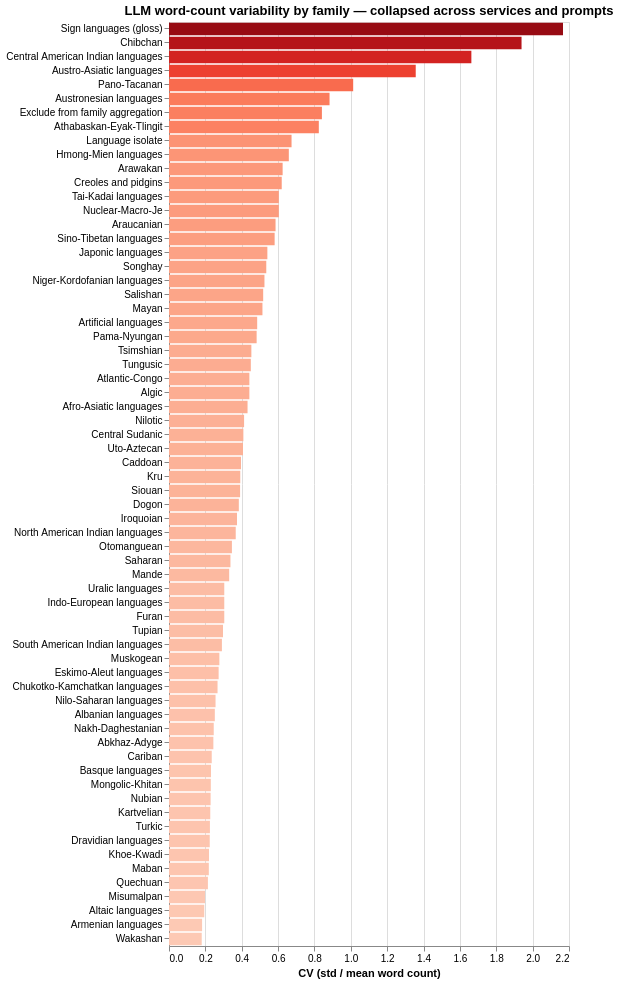

Here is the notebook cell this chart was saved with:
### Code cell
fam_cv = (
    wc_long.groupby("family_grouped")["word_count"]
    .agg(n="count", mean="mean", std="std")
    .assign(cv=lambda d: d["std"] / d["mean"])
    .dropna(subset=["cv"])
    .sort_values("cv", ascending=False)
    .reset_index()
    .round(3)
)

fam_bar = alt.Chart(fam_cv).mark_bar().encode(
    y=alt.Y("family_grouped:N", sort=alt.EncodingSortField("cv", order="descending"), title=None),
    x=alt.X("cv:Q", title="CV (std / mean word count)"),
    color=alt.Color("cv:Q", scale=alt.Scale(scheme="reds"), legend=None),
    tooltip=[
        "family_grouped:N",
        alt.Tooltip("cv:Q", format=".3f", title="CV"),
        alt.Tooltip("mean:Q", format=".2f", title="mean words"),
        alt.Tooltip("n:Q", title="translation rows"),
    ],
).properties(
    width=400,
    height=max(240, len(fam_cv) * 14),
    title="LLM word-count variability by family — collapsed across services and prompts",
)

display(fam_bar)

### Figure 1 — Vega specification as saved in the notebook (floating-point values rounded to 4 significant figures)
{"$schema": "https://vega.github.io/schema/vega/v6.json", "data": [{"name": "source_0"}, {"name": "data_0", "values": [{"cv": 2.167, "cv_end": 2.167, "cv_start": 0.0, "family_grouped": "Sign languages (gloss)", "mean": 8.438, "n": 32}, {"cv": 1.939, "cv_end": 1.939, "cv_start": 0.0, "family_grouped": "Chibchan", "mean": 4.586, "n": 29}, {"cv": 1.663, "cv_end": 1.663, "cv_start": 0.0, "family_grouped": "Central American Indian languages", "mean": 3.433, "n": 30}, {"cv": 1.357, "cv_end": 1.357, "cv_start": 0.0, "family_grouped": "Austro-Asiatic languages", "mean": 2.421, "n": 458}, {"cv": 1.013, "cv_end": 1.013, "cv_start": 0.0, "family_grouped": "Pano-Tacanan", "mean": 3.607, "n": 28}, {"cv": 0.883, "cv_end": 0.883, "cv_start": 0.0, "family_grouped": "Austronesian languages", "mean": 2.758, "n": 2648}, {"cv": 0.841, "cv_end": 0.841, "cv_start": 0.0, "family_grouped": "Exclude from family aggregation", "mean": 2.286, "n": 28}, {"cv": 0.824, "cv_end": 0.824, "cv_start": 0.0, "family_grouped": "Athabaskan-Eyak-Tlingit", "mean": 3.216, "n": 385}, {"cv": 0.674, "cv_end": 0.674, "cv_start": 0.0, "family_grouped": "Language isolate", "mean": 2.482, "n": 407}, {"cv": 0.659, "cv_end": 0.659, "cv_start": 0.0, "family_grouped": "Hmong-Mien languages", "mean": 5.976, "n": 123}, {"cv": 0.625, "cv_end": 0.625, "cv_start": 0.0, "family_grouped": "Arawakan", "mean": 2.717, "n": 92}, {"cv": 0.62, "cv_end": 0.62, "cv_start": 0.0, "family_grouped": "Creoles and pidgins", "mean": 2.611, "n": 576}, {"cv": 0.604, "cv_end": 0.604, "cv_start": 0.0, "family_grouped": "Tai-Kadai languages", "mean": 1.526, "n": 344}, {"cv": 0.604, "cv_end": 0.604, "cv_start": 0.0, "family_grouped": "Nuclear-Macro-Je", "mean": 3.233, "n": 60}, {"cv": 0.586, "cv_end": 0.586, "cv_start": 0.0, "family_grouped": "Araucanian", "mean": 2.938, "n": 32}, {"cv": 0.581, "cv_end": 0.581, "cv_start": 0.0, "family_grouped": "Sino-Tibetan languages", "mean": 1.87, "n": 1495}, {"cv": 0.541, "cv_end": 0.541, "cv_start": 0.0, "family_grouped": "Japonic languages", "mean": 1.226, "n": 62}, {"cv": 0.535, "cv_end": 0.535, "cv_start": 0.0, "family_grouped": "Songhay", "mean": 2.563, "n": 126}, {"cv": 0.525, "cv_end": 0.525, "cv_start": 0.0, "family_grouped": "Niger-Kordofanian languages", "mean": 3.378, "n": 156}, {"cv": 0.518, "cv_end": 0.518, "cv_start": 0.0, "family_grouped": "Salishan", "mean": 2.966, "n": 174}, {"cv": 0.514, "cv_end": 0.514, "cv_start": 0.0, "family_grouped": "Mayan", "mean": 2.781, "n": 64}, {"cv": 0.485, "cv_end": 0.485, "cv_start": 0.0, "family_grouped": "Artificial languages", "mean": 2.442, "n": 443}, {"cv": 0.482, "cv_end": 0.482, "cv_start": 0.0, "family_grouped": "Pama-Nyungan", "mean": 2.839, "n": 31}, {"cv": 0.453, "cv_end": 0.453, "cv_start": 0.0, "family_grouped": "Tsimshian", "mean": 3.034, "n": 29}, {"cv": 0.45, "cv_end": 0.45, "cv_start": 0.0, "family_grouped": "Tungusic", "mean": 2.75, "n": 120}, {"cv": 0.442, "cv_end": 0.442, "cv_start": 0.0, "family_grouped": "Atlantic-Congo", "mean": 3.086, "n": 4363}, {"cv": 0.442, "cv_end": 0.442, "cv_start": 0.0, "family_grouped": "Algic", "mean": 2.213, "n": 635}, {"cv": 0.432, "cv_end": 0.432, "cv_start": 0.0, "family_grouped": "Afro-Asiatic languages", "mean": 2.654, "n": 1621}, {"cv": 0.413, "cv_end": 0.413, "cv_start": 0.0, "family_grouped": "Nilotic", "mean": 3.232, "n": 311}, {"cv": 0.409, "cv_end": 0.409, "cv_start": 0.0, "family_grouped": "Central Sudanic", "mean": 2.516, "n": 31}, {"cv": 0.407, "cv_end": 0.407, "cv_start": 0.0, "family_grouped": "Uto-Aztecan", "mean": 2.739, "n": 184}, {"cv": 0.396, "cv_end": 0.396, "cv_start": 0.0, "family_grouped": "Caddoan", "mean": 2.143, "n": 28}, {"cv": 0.392, "cv_end": 0.392, "cv_start": 0.0, "family_grouped": "Kru", "mean": 2.607, "n": 61}, {"cv": 0.391, "cv_end": 0.391, "cv_start": 0.0, "family_grouped": "Siouan", "mean": 2.817, "n": 93}, {"cv": 0.384, "cv_end": 0.384, "cv_start": 0.0, "family_grouped": "Dogon", "mean": 2.968, "n": 31}, {"cv": 0.374, "cv_end": 0.374, "cv_start": 0.0, "family_grouped": "Iroquoian", "mean": 2.32, "n": 125}, {"cv": 0.367, "cv_end": 0.367, "cv_start": 0.0, "family_grouped": "North American Indian languages", "mean": 2.195, "n": 123}, {"cv": 0.346, "cv_end": 0.346, "cv_start": 0.0, "family_grouped": "Otomanguean", "mean": 2.548, "n": 62}, {"cv": 0.338, "cv_end": 0.338, "cv_start": 0.0, "family_grouped": "Saharan", "mean": 2.457, "n": 92}, {"cv": 0.331, "cv_end": 0.331, "cv_start": 0.0, "family_grouped": "Mande", "mean": 2.331, "n": 426}, {"cv": 0.304, "cv_end": 0.304, "cv_start": 0.0, "family_grouped": "Uralic languages", "mean": 2.243, "n": 853}, {"cv": 0.304, "cv_end": 0.304, "cv_start": 0.0, "family_grouped": "Indo-European languages", "mean": 2.191, "n": 7704}, {"cv": 0.304, "cv_end": 0.304, "cv_start": 0.0, "family_grouped": "Furan", "mean": 2.143, "n": 28}, {"cv": 0.297, "cv_end": 0.297, "cv_start": 0.0, "family_grouped": "Tupian", "mean": 2.613, "n": 62}, {"cv": 0.291, "cv_end": 0.291, "cv_start": 0.0, "family_grouped": "South American Indian languages", "mean": 2.49, "n": 96}, {"cv": 0.277, "cv_end": 0.277, "cv_start": 0.0, "family_grouped": "Muskogean", "mean": 2.778, "n": 126}, {"cv": 0.273, "cv_end": 0.273, "cv_start": 0.0, "family_grouped": "Eskimo-Aleut languages", "mean": 2.431, "n": 188}, {"cv": 0.267, "cv_end": 0.267, "cv_start": 0.0, "family_grouped": "Chukotko-Kamchatkan languages", "mean": 2.542, "n": 59}, {"cv": 0.256, "cv_end": 0.256, "cv_start": 0.0, "family_grouped": "Nilo-Saharan languages", "mean": 2.312, "n": 32}, {"cv": 0.252, "cv_end": 0.252, "cv_start": 0.0, "family_grouped": "Albanian languages", "mean": 2.547, "n": 64}, {"cv": 0.246, "cv_end": 0.246, "cv_start": 0.0, "family_grouped": "Nakh-Daghestanian", "mean": 2.434, "n": 251}, {"cv": 0.244, "cv_end": 0.244, "cv_start": 0.0, "family_grouped": "Abkhaz-Adyge", "mean": 2.562, "n": 128}, {"cv": 0.235, "cv_end": 0.235, "cv_start": 0.0, "family_grouped": "Cariban", "mean": 2.129, "n": 31}, {"cv": 0.231, "cv_end": 0.231, "cv_start": 0.0, "family_grouped": "Basque languages", "mean": 2.312, "n": 32}, {"cv": 0.23, "cv_end": 0.23, "cv_start": 0.0, "family_grouped": "Mongolic-Khitan", "mean": 2.625, "n": 96}, {"cv": 0.229, "cv_end": 0.229, "cv_start": 0.0, "family_grouped": "Nubian", "mean": 2.281, "n": 32}, {"cv": 0.227, "cv_end": 0.227, "cv_start": 0.0, "family_grouped": "Kartvelian", "mean": 2.281, "n": 96}, {"cv": 0.225, "cv_end": 0.225, "cv_start": 0.0, "family_grouped": "Turkic", "mean": 2.613, "n": 731}, {"cv": 0.224, "cv_end": 0.224, "cv_start": 0.0, "family_grouped": "Dravidian languages", "mean": 2.187, "n": 343}, {"cv": 0.22, "cv_end": 0.22, "cv_start": 0.0, "family_grouped": "Khoe-Kwadi", "mean": 2.2, "n": 30}, {"cv": 0.219, "cv_end": 0.219, "cv_start": 0.0, "family_grouped": "Maban", "mean": 2.35, "n": 60}, {"cv": 0.214, "cv_end": 0.214, "cv_start": 0.0, "family_grouped": "Quechuan", "mean": 2.719, "n": 32}, {"cv": 0.198, "cv_end": 0.198, "cv_start": 0.0, "family_grouped": "Misumalpan", "mean": 2.107, "n": 28}, {"cv": 0.194, "cv_end": 0.194, "cv_start": 0.0, "family_grouped": "Altaic languages", "mean": 2.75, "n": 128}, {"cv": 0.182, "cv_end": 0.182, "cv_start": 0.0, "family_grouped": "Armenian languages", "mean": 2.656, "n": 32}, {"cv": 0.18, "cv_end": 0.18, "cv_start": 0.0, "family_grouped": "Wakashan", "mean": 2.069, "n": 29}]}, {"name": "source_0_y_domain_family_grouped", "values": [{"family_grouped": "Sign languages (gloss)", "sort_field": 2.167}, {"family_grouped": "Chibchan", "sort_field": 1.939}, {"family_grouped": "Central American Indian languages", "sort_field": 1.663}, {"family_grouped": "Austro-Asiatic languages", "sort_field": 1.357}, {"family_grouped": "Pano-Tacanan", "sort_field": 1.013}, {"family_grouped": "Austronesian languages", "sort_field": 0.883}, {"family_grouped": "Exclude from family aggregation", "sort_field": 0.841}, {"family_grouped": "Athabaskan-Eyak-Tlingit", "sort_field": 0.824}, {"family_grouped": "Language isolate", "sort_field": 0.674}, {"family_grouped": "Hmong-Mien languages", "sort_field": 0.659}, {"family_grouped": "Arawakan", "sort_field": 0.625}, {"family_grouped": "Creoles and pidgins", "sort_field": 0.62}, {"family_grouped": "Tai-Kadai languages", "sort_field": 0.604}, {"family_grouped": "Nuclear-Macro-Je", "sort_field": 0.604}, {"family_grouped": "Araucanian", "sort_field": 0.586}, {"family_grouped": "Sino-Tibetan languages", "sort_field": 0.581}, {"family_grouped": "Japonic languages", "sort_field": 0.541}, {"family_grouped": "Songhay", "sort_field": 0.535}, {"family_grouped": "Niger-Kordofanian languages", "sort_field": 0.525}, {"family_grouped": "Salishan", "sort_field": 0.518}, {"family_grouped": "Mayan", "sort_field": 0.514}, {"family_grouped": "Artificial languages", "sort_field": 0.485}, {"family_grouped": "Pama-Nyungan", "sort_field": 0.482}, {"family_grouped": "Tsimshian", "sort_field": 0.453}, {"family_grouped": "Tungusic", "sort_field": 0.45}, {"family_grouped": "Atlantic-Congo", "sort_field": 0.442}, {"family_grouped": "Algic", "sort_field": 0.442}, {"family_grouped": "Afro-Asiatic languages", "sort_field": 0.432}, {"family_grouped": "Nilotic", "sort_field": 0.413}, {"family_grouped": "Central Sudanic", "sort_field": 0.409}, {"family_grouped": "Uto-Aztecan", "sort_field": 0.407}, {"family_grouped": "Caddoan", "sort_field": 0.396}, {"family_grouped": "Kru", "sort_field": 0.392}, {"family_grouped": "Siouan", "sort_field": 0.391}, {"family_grouped": "Dogon", "sort_field": 0.384}, {"family_grouped": "Iroquoian", "sort_field": 0.374}, {"family_grouped": "North American Indian languages", "sort_field": 0.367}, {"family_grouped": "Otomanguean", "sort_field": 0.346}, {"family_grouped": "Saharan", "sort_field": 0.338}, {"family_grouped": "Mande", "sort_field": 0.331}, {"family_grouped": "Uralic languages", "sort_field": 0.304}, {"family_grouped": "Indo-European languages", "sort_field": 0.304}, {"family_grouped": "Furan", "sort_field": 0.304}, {"family_grouped": "Tupian", "sort_field": 0.297}, {"family_grouped": "South American Indian languages", "sort_field": 0.291}, {"family_grouped": "Muskogean", "sort_field": 0.277}, {"family_grouped": "Eskimo-Aleut languages", "sort_field": 0.273}, {"family_grouped": "Chukotko-Kamchatkan languages", "sort_field": 0.267}, {"family_grouped": "Nilo-Saharan languages", "sort_field": 0.256}, {"family_grouped": "Albanian languages", "sort_field": 0.252}, {"family_grouped": "Nakh-Daghestanian", "sort_field": 0.246}, {"family_grouped": "Abkhaz-Adyge", "sort_field": 0.244}, {"family_grouped": "Cariban", "sort_field": 0.235}, {"family_grouped": "Basque languages", "sort_field": 0.231}, {"family_grouped": "Mongolic-Khitan", "sort_field": 0.23}, {"family_grouped": "Nubian", "sort_field": 0.229}, {"family_grouped": "Kartvelian", "sort_field": 0.227}, {"family_grouped": "Turkic", "sort_field": 0.225}, {"family_grouped": "Dravidian languages", "sort_field": 0.224}, {"family_grouped": "Khoe-Kwadi", "sort_field": 0.22}, {"family_grouped": "Maban", "sort_field": 0.219}, {"family_grouped": "Quechuan", "sort_field": 0.214}, {"family_grouped": "Misumalpan", "sort_field": 0.198}, {"family_grouped": "Altaic languages", "sort_field": 0.194}, {"family_grouped": "Armenian languages", "sort_field": 0.182}, {"family_grouped": "Wakashan", "sort_field": 0.18}]}, {"name": "data_0_color_domain_cv", "values": [{"min": 0.18, "max": 2.167}]}], "marks": [{"type": "rect", "name": "marks", "from": {"data": "data_0"}, "encode": {"update": {"height": {"signal": "max(0.25, bandwidth('y'))"}, "fill": {"field": "cv", "scale": "color"}, "x": {"field": "cv_end", "scale": "x"}, "y": {"field": "family_grouped", "scale": "y"}, "tooltip": {"signal": "{\"family_grouped\": isValid(datum[\"family_grouped\"]) ? datum[\"family_grouped\"] : \"\"+datum[\"family_grouped\"], \"CV\": format(datum[\"cv\"], \".3f\"), \"mean words\": format(datum[\"mean\"], \".2f\"), \"translation rows\": format(datum[\"n\"], \"\")}"}, "x2": {"field": "cv_start", "scale": "x"}}}, "style": ["bar"]}], "scales": [{"name": "x", "type": "linear", "domain": {"data": "data_0", "fields": ["cv_start", "cv_end"]}, "range": [0, {"signal": "width"}], "zero": true, "nice": true}, {"name": "y", "type": "band", "domain": {"data": "source_0_y_domain_family_grouped", "field": "family_grouped", "sort": {"op": "max", "field": "sort_field", "order": "descending"}}, "range": [0, {"signal": "height"}], "paddingInner": 0.1, "paddingOuter": 0.05}, {"name": "color", "type": "linear", "domain": [{"signal": "(data(\"data_0_color_domain_cv\")[0] || {}).min"}, {"signal": "(data(\"data_0_color_domain_cv\")[0] || {}).max"}], "range": {"scheme": "reds"}, "zero": false, "interpolate": "hcl"}], "axes": [{"scale": "x", "orient": "bottom", "tickCount": {"signal": "ceil(width/40)"}, "ticks": false, "gridScale": "y", "grid": true, "minExtent": 0, "labels": false, "maxExtent": 0, "aria": false, "zindex": 0, "domain": false}, {"scale": "x", "zindex": 0, "orient": "bottom", "title": "CV (std / mean word count)", "grid": false, "labelFlush": true, "labelOverlap": true, "tickCount": {"signal": "ceil(width/40)"}}, {"scale": "y", "grid": false, "orient": "left", "zindex": 0}], "title": {"text": "LLM word-count variability by family — collapsed across services and prompts", "frame": "group"}, "width": 400, "height": 924, "background": "white", "padding": 5, "style": "cell"}
